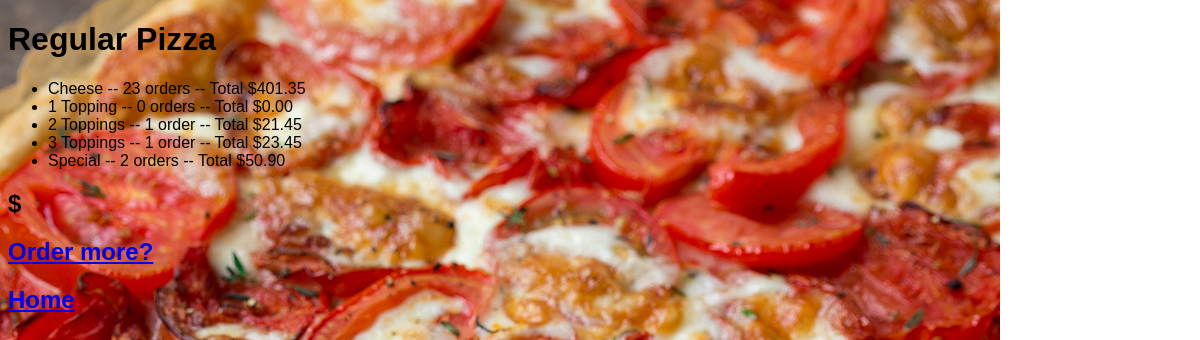
Before: /1/results/ with the older database file.
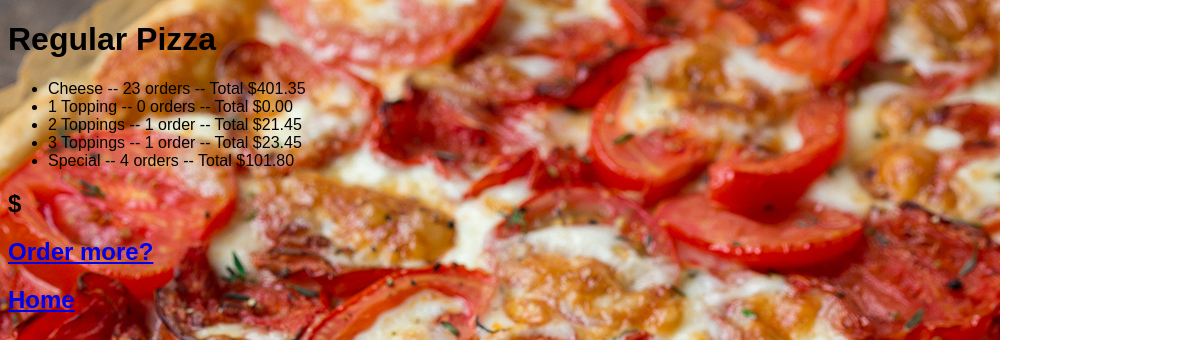
After: the same page with the newer database file.
### orders/models.py (models this page shows, shortened)
class Type(models.Model):
    category = models.ForeignKey(Category, on_delete=models.CASCADE)
    type_text = models.CharField(max_length=200)
    price = models.DecimalField(decimal_places=2, max_digits=5)
    orders = models.IntegerField(default=0)
    def order_value(self):
        value = self.price * self.orders
        return value

### orders/views.py (the view)
# urls.py: path('<int:category_id>/results/', views.results, name='results'),
def results(request, category_id):
    category = get_object_or_404(Category, pk=category_id)
    return render(request, 'orders/results.html', {'category': category})

### orders/templates/orders/results.html (shortened to what this page needs)
{% extends "orders/base.html" %}
{% block body %}
<h1>{{ category.category_text }}</h1>
<ul>
{% for type in category.type_set.all %}
  <li>{{ type.type_text }} -- {{ type.orders }} order{{ type.orders|pluralize}} -- Total ${{ type.order_value }}</li>
{% endfor %}
</ul>
<h2>${{ type.total_order }}</h2>
<h2><a href="{% url 'index' %}">Order more?</a></h2>
<h2><a href="{% url 'index' %}">Home</a></h2>
{% endblock %}

Changed rows visible on the page:
changed Type "Special": orders "2" → "4"; order_value "50.90" → "101.80"
